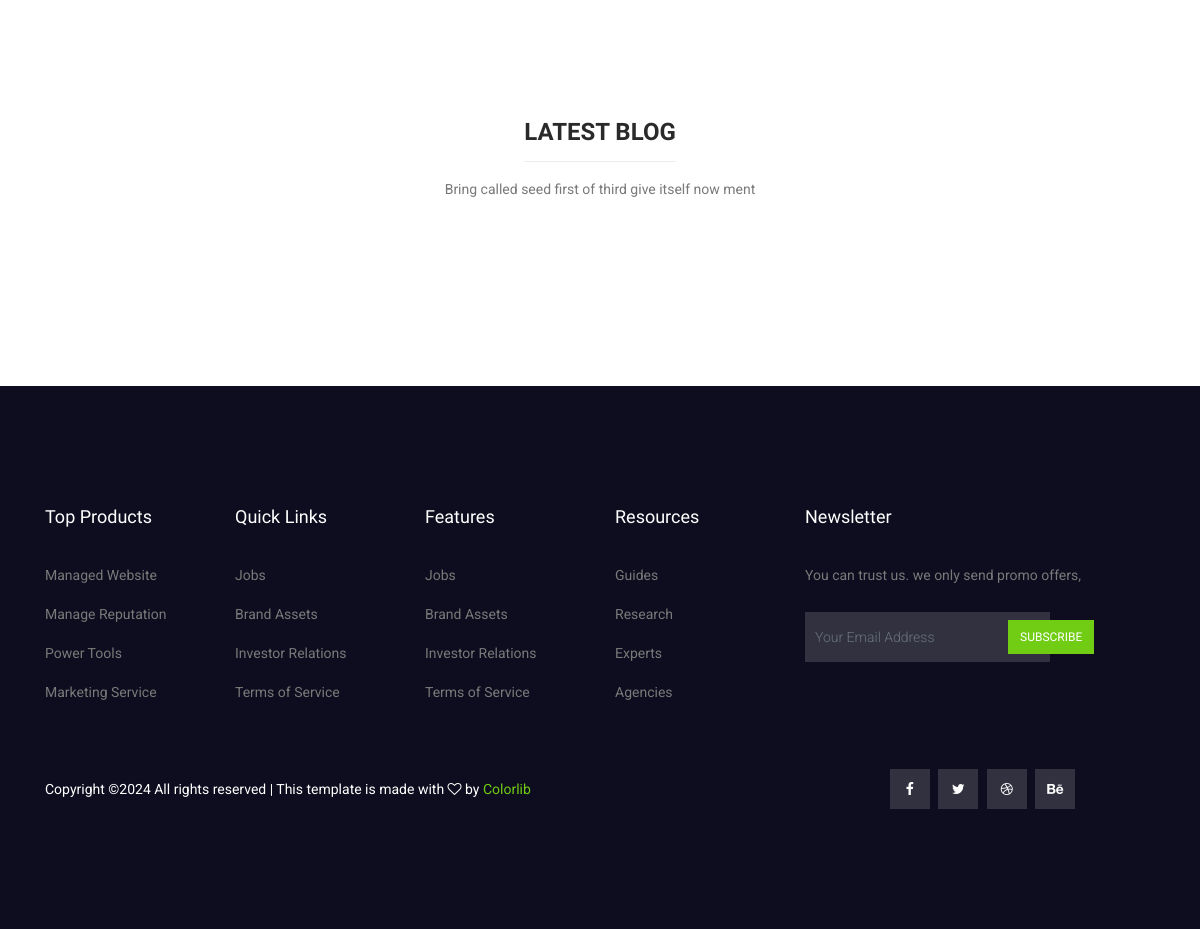
Before: / (lower part) with the older database file.
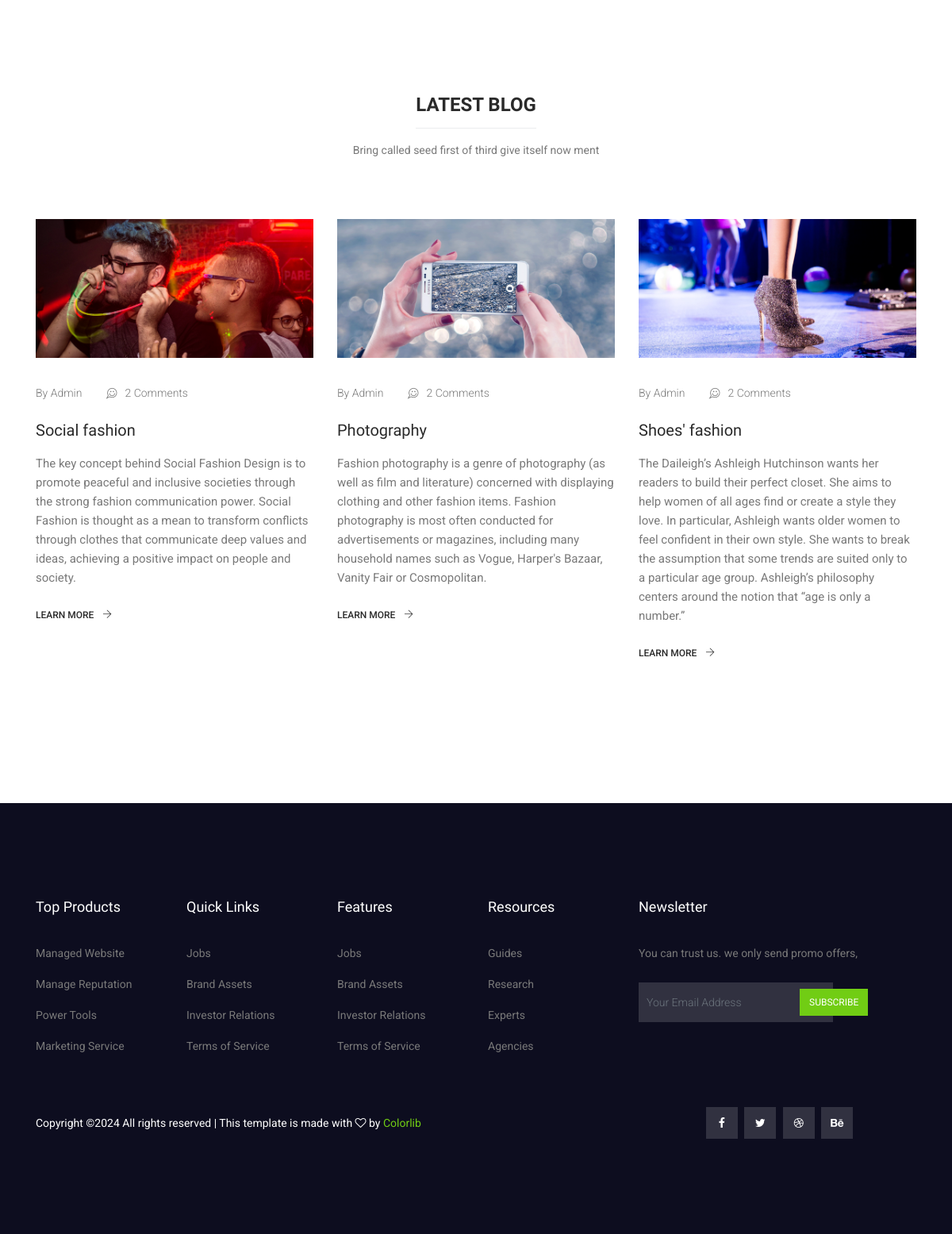
After: the same page with the newer database file.
### core/models.py (models this page shows, shortened)
class Basemodel(models.Model):
    created_at = models.DateTimeField(auto_now_add = True)
    updated_at = models.DateTimeField(auto_now = True)
    is_active = models.BooleanField(default = True)
    class Meta:
        abstract = True

class Blog(Basemodel):
    slug = models.SlugField(max_length=100,null=True,blank=True,unique = True)
    title = models.CharField(max_length=100)
    description = models.TextField()
    image = models.ImageField(upload_to='media/blog/')
    class Meta:
        verbose_name='Blog'
        verbose_name_plural='Blogs'
        ordering = ('created_at',)

### core/views.py (the view)
# urls.py: path('',index,name='index'),
def index(request):
    context={
        'blog':Blog.objects.filter(is_active='True').order_by('created_at',)
    }
    return render(request,'index.html',context=context)

### core/context_processors/context_processors.py (called while the page is built)
def my_setting_func(request):
    setting_data=Setting.objects.last()
    return{
        'setting_data': setting_data
    }

### core/templates/index.html (shortened to what this page needs)
{% extends 'base.html' %}
{%load static%}
{% block content %}
  <section class="inspired_product_area section_gap_bottom_custom">
    <div class="container">
      <div class="row">
        <div class="col-lg-3 col-md-6">
        </div>
        <div class="col-lg-3 col-md-6">
        </div>
        <div class="col-lg-3 col-md-6">
        </div>
        <div class="col-lg-3 col-md-6">
        </div>
      </div>
    </div>
  </section>
  <section class="blog-area section-gap">
    <div class="container">
      <div class="row justify-content-center">
        <div class="col-lg-12">
          <div class="main_title">
            <h2><span>latest blog</span></h2>
            <p>Bring called seed first of third give itself now ment</p>
          </div>
        </div>
      </div>
      <div class="row">
        {% for blogg in blog|slice:":3" %}
        <div class="col-lg-4 col-md-6">
          <div class="single-blog">
            <div class="thumb">
              <img class="img-fluid" src="{{blogg.image.url}}" alt="">
            </div>
            <div class="short_details">
              <div class="meta-top d-flex">
                <a href="#">By Admin</a>
                <a href="#"><i class="ti-comments-smiley"></i>2 Comments</a>
              </div>
              <a class="d-block" href="{% url 'single-blog' blogg.slug  %}">
                <h4>{{blogg.title}}</h4>
              </a>
              <div class="text-wrap">
                <p>
                  {{blogg.description}}
                </p>
              </div>
              <a href="{% url 'single-blog' blogg.slug  %}" class="blog_btn">Learn More <span class="ml-2 ti-arrow-right"></span></a>
            </div>
          </div>
        </div>
        {% endfor %}
      </div>
    </div>
  </section>
  {% endblock %}

### core/templates/base.html (shortened to what this page needs)
{% load static %}
<!DOCTYPE html>
<html lang="en">
<head>
  <link rel="stylesheet" href="{% static 'css/bootstrap.css' %}" />
  <link rel="stylesheet" href="{% static 'vendors/linericon/style.css' %}" />
  <link rel="stylesheet" href="{% static 'css/font-awesome.min.css' %}" />
  <link rel="stylesheet" href="{% static 'css/themify-icons.css' %}" />
  <link rel="stylesheet" href="{% static 'css/flaticon.css' %}" />
  <link rel="stylesheet" href="{% static 'vendors/owl-carousel/owl.carousel.min.css' %}" />
  <link rel="stylesheet" href="{% static 'vendors/lightbox/simpleLightbox.css' %}" />
  <link rel="stylesheet" href="{% static 'vendors/nice-select/css/nice-select.css' %}" />
  <link rel="stylesheet" href="{% static 'vendors/animate-css/animate.css' %}" />
  <link rel="stylesheet" href="{% static 'vendors/jquery-ui/jquery-ui.css' %}" />
  <link rel="stylesheet" href="{% static 'css/style.css' %}" />
  <link rel="stylesheet" href="{% static 'css/responsive.css' %}" />
</head>
<body>
  {% block content %}
  {% endblock %}
  {% include 'partials/footer.html' %}
</body>
</html>

### core/templates/partials/header.html (shortened to what this page needs)
{%load static%}

### core/templates/partials/footer.html (shortened to what this page needs)
{%load static%}
 <footer class="footer-area section_gap">
    <div class="container">
      <div class="row">
        <div class="col-lg-2 col-md-6 single-footer-widget">
          <h4>Top Products</h4>
          <ul>
            <li><a href="#">Managed Website</a></li>
            <li><a href="#">Manage Reputation</a></li>
            <li><a href="#">Power Tools</a></li>
            <li><a href="#">Marketing Service</a></li>
          </ul>
        </div>
        <div class="col-lg-2 col-md-6 single-footer-widget">
          <h4>Quick Links</h4>
          <ul>
            <li><a href="#">Jobs</a></li>
            <li><a href="#">Brand Assets</a></li>
            <li><a href="#">Investor Relations</a></li>
            <li><a href="#">Terms of Service</a></li>
          </ul>
        </div>
        <div class="col-lg-2 col-md-6 single-footer-widget">
          <h4>Features</h4>
          <ul>
            <li><a href="#">Jobs</a></li>
            <li><a href="#">Brand Assets</a></li>
            <li><a href="#">Investor Relations</a></li>
            <li><a href="#">Terms of Service</a></li>
          </ul>
        </div>
        <div class="col-lg-2 col-md-6 single-footer-widget">
          <h4>Resources</h4>
          <ul>
            <li><a href="#">Guides</a></li>
            <li><a href="#">Research</a></li>
            <li><a href="#">Experts</a></li>
            <li><a href="#">Agencies</a></li>
          </ul>
        </div>
        <div class="col-lg-4 col-md-6 single-footer-widget">
          <h4>Newsletter</h4>
          <p>You can trust us. we only send promo offers,</p>
          <div class="form-wrap" id="mc_embed_signup">
            <form target="_blank" action="https://spondonit.us12.list-manage.com/subscribe/post?u=1462626880ade1ac87bd9c93a&amp;id=92a4423d01"
              method="get" class="form-inline">
              <input class="form-control" name="EMAIL" placeholder="Your Email Address" onfocus="this.placeholder = ''"
                onblur="this.placeholder = 'Your Email Address '" required="" type="email">
              <button class="click-btn btn btn-default">Subscribe</button>
            </form>
          </div>
        </div>
      </div>
      <div class="footer-bottom row align-items-center">
        <p class="footer-text m-0 col-lg-8 col-md-12">
Copyright &copy;<script>document.write(new Date().getFullYear());</script> All rights reserved | This template is made with <i class="fa fa-heart-o" aria-hidden="true"></i> by <a href="https://colorlib.com" target="_blank">Colorlib</a>
</p>
        <div class="col-lg-4 col-md-12 footer-social">
          <a href="#"><i class="fa fa-facebook"></i></a>
          <a href="#"><i class="fa fa-twitter"></i></a>
          <a href="#"><i class="fa fa-dribbble"></i></a>
          <a href="#"><i class="fa fa-behance"></i></a>
        </div>
      </div>
    </div>
  </footer>

### static/css/style.css (style rules this page uses)
body { line-height:24px;font-size:14px;font-family:"Roboto",sans-serif;font-weight:normal;color:#797979 }
h1,h2,h3,h4,h5,h6 { font-family:"Heebo",sans-serif;color:#2a2a2a;font-weight:500 }
ul { list-style-type:none;margin:0;padding:0 }
.section_gap { padding:120px 0px }
.section_gap_bottom_custom { padding-bottom:70px }
.main_title { text-align:center;margin-bottom:75px }
.main_title h2 { font-size:24px;color:#2a2a2a;margin-bottom:30px;font-weight:700;text-transform:uppercase }
.main_title h2 span { position:relative;display:inline-block }
.main_title h2 span:after { content:'';position:absolute;left:0px;bottom:-15px;width:100%;height:1px;background:#ebedee }
.main_title p { font-size:14px;font-family:"Roboto",sans-serif;font-weight:normal;line-height:24px;color:#797979;margin-bottom:0px }
.blog-area { padding-bottom:110px }
.single-blog { margin-bottom:30px;transition:all 300ms linear 0s }
.single-blog p { margin-bottom:0px }
.single-blog .thumb { overflow:hidden }
.single-blog .thumb img { width:100%;transition:all 300ms linear 0s }
.single-blog .short_details { padding:32px 0px 37px;transition:all 300ms linear 0s }
.single-blog .meta-top a { display:inline-block;color:#797979;margin-right:30px;font-weight:300;transition:all 300ms linear 0s }
.single-blog .meta-top a i { margin-right:10px;position:relative;top:2px }
.single-blog h4 { font-size:20px;margin-top:20px;margin-bottom:15px;line-height:30px;transition:all 300ms linear 0s }
.single-blog .text-wrap { margin-bottom:22px }
.single-blog .text-wrap p { font-size:15px }
.single-blog .blog_btn { font-size:12px;font-weight:500;text-transform:uppercase;color:#2a2a2a }
h2 { font-size:30px }
h4 { font-size:18px }
.footer-area { background:#0d0d1f }
.footer-area .single-footer-widget h4 { color:#ffffff;margin-bottom:35px }
.footer-area .single-footer-widget ul { padding-left:0px }
.footer-area .single-footer-widget ul li { margin-bottom:15px;list-style:none }
.footer-area .single-footer-widget ul li a { transition:all 300ms linear 0s;color:#797979 }
.footer-area .single-footer-widget .form-wrap { margin-top:25px }
.footer-area .single-footer-widget input { height:50px;border:none;width:70% !important;font-weight:300;background:rgba(255,255,255,0.15);color:#ffffff;padding-left:20px;border-radius:0;font-size:14px;padding:10px }
.footer-area .single-footer-widget .click-btn { font-size:12px;text-transform:uppercase;background:#71cd14;color:#ffffff;border-radius:0;border-top-left-radius:0px;border-bottom-left-radius:0px;padding:8px 12px;border:0;position:relative;left:-12%;transition:all 300ms linear 0s }
.footer-area .footer-bottom { margin-top:50px }
.footer-area .footer-bottom p { color:#ffffff }
.footer-area .footer-bottom a,.footer-area .footer-bottom span { color:#71cd14 }
.footer-area .footer-bottom .footer-social { text-align:center }
.footer-area .footer-bottom .footer-social a { background:rgba(255,255,255,0.15);margin-left:5px;width:40px;color:#ffffff;display:inline-grid;text-align:center;height:40px;align-content:center;transition:all 300ms linear 0s }

Changed rows visible on the page:
added Blog: image (picture), title "Social fashion", description "The key concept behind Social Fashion Design is to promote peaceful and inclusive societies through the strong fashion communication power. Social Fashion is thought as a mean to transform conflicts through clothes that communicate deep values and ideas, achieving a positive impact on people and society."
added Blog: image (picture), title "Photography", description "Fashion photography is a genre of photography (as well as film and literature) concerned with displaying clothing and other fashion items. Fashion photography is most often conducted for advertisements or magazines, including many household names such as Vogue, Harper's Bazaar, Vanity Fair or Cosmopolitan."
added Blog: image (picture), title "Shoes' fashion", description "The Daileigh’s Ashleigh Hutchinson wants her readers to build their perfect closet. She aims to help women of all ages find or create a style they love. In particular, Ashleigh wants older women to feel confident in their own style. She wants to break the assumption that some trends are suited only to a particular age group. Ashleigh’s philosophy centers around the notion that “age is only a number.”"
